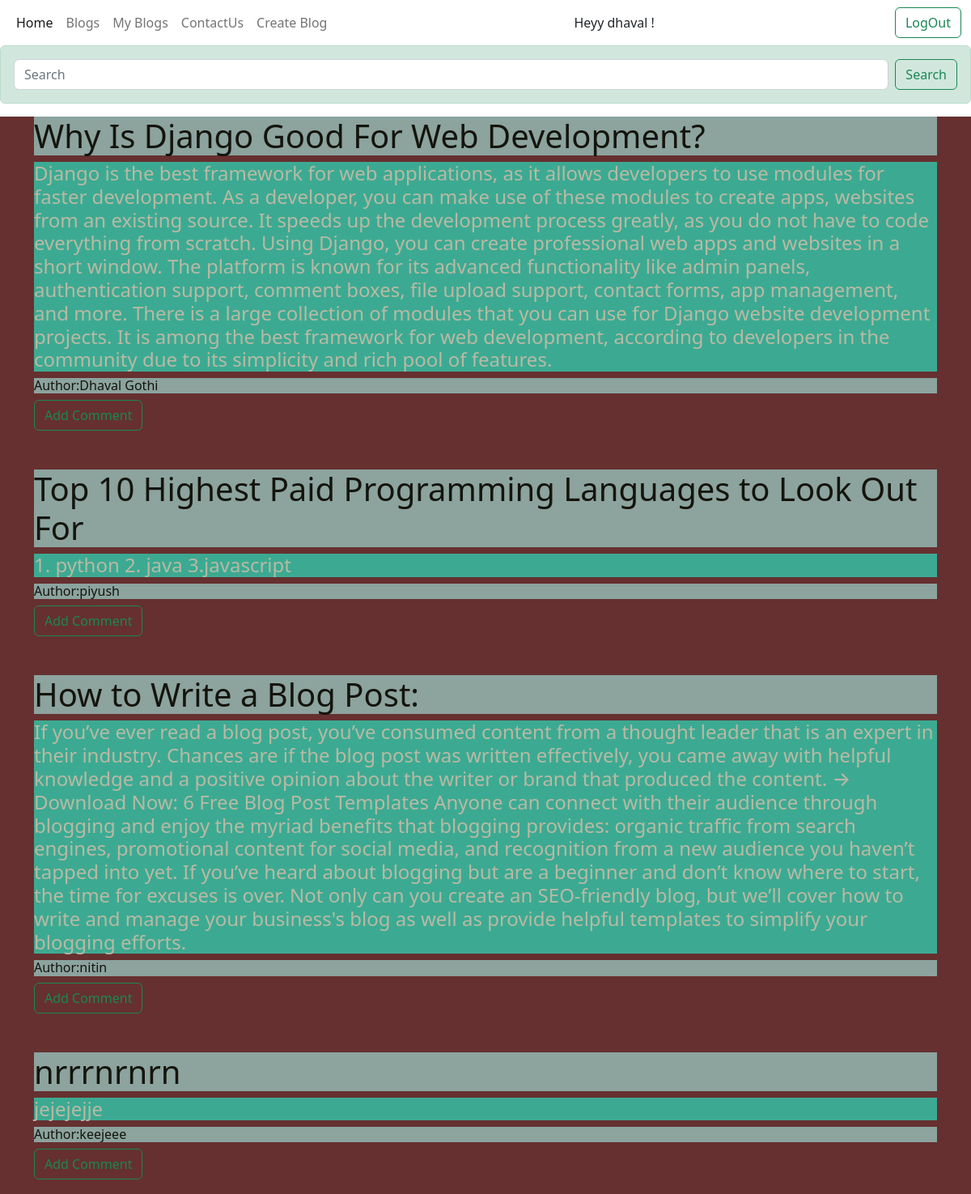
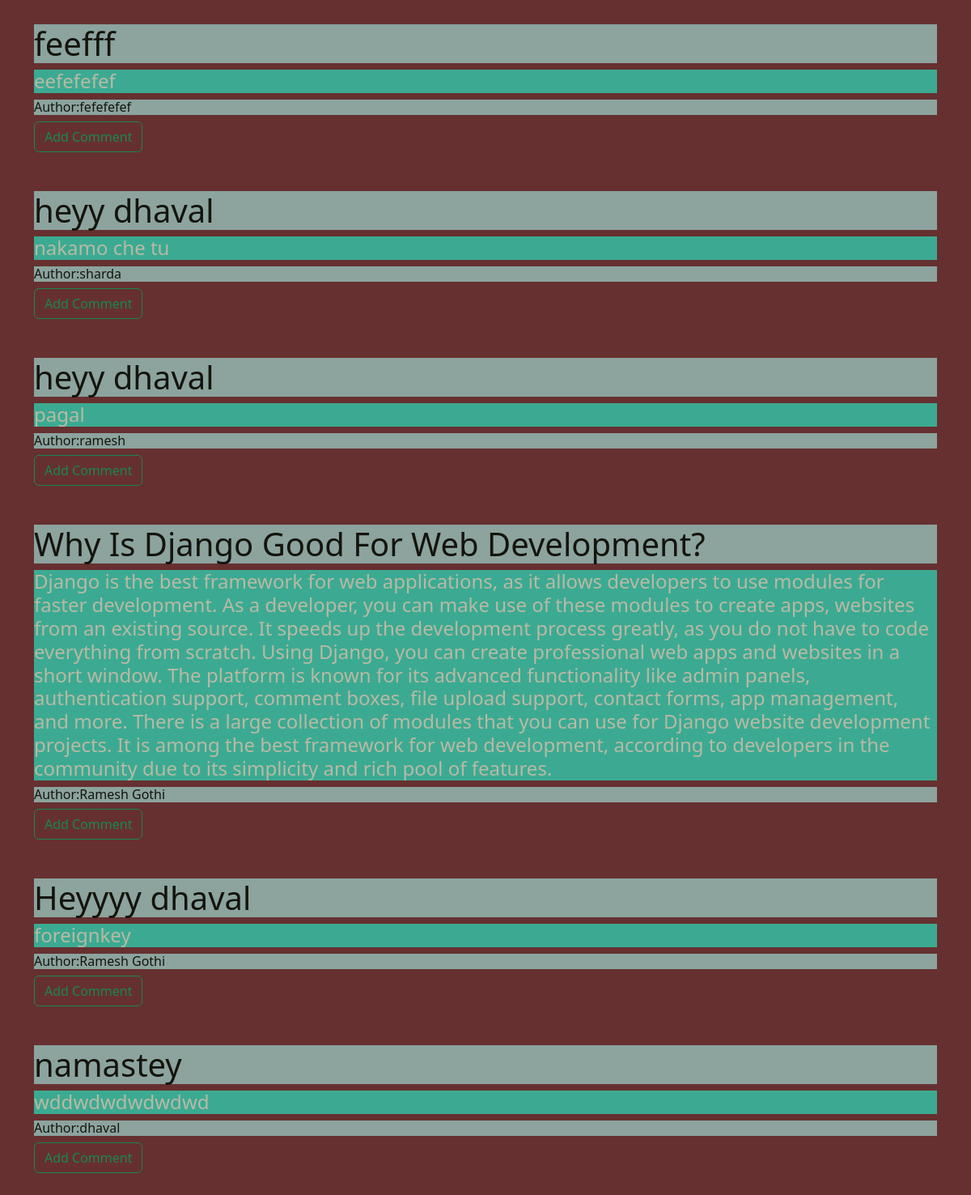
/blog (signed in), run on the app's committed database (2 pictures, top to bottom).
### app1/models.py (models this page shows, shortened)
class Form(models.Model):
    Title = models.CharField(max_length=500)
    Description = models.CharField(max_length=50000)
    Author = models.CharField(max_length=100)
    is_delete = models.BooleanField(default=False)

### app1/views.py (the view)
# urls.py: path('blog',blog,name="blog"),
def blog(request):
    if request.method == "POST":
        srch = request.POST.get('search')
        blog_info = Form.objects.filter(Q(Description__icontains=srch) | Q(Title__icontains=srch)).values()
        return render(request,'blogs.html',context={'data':blog_info})
    blog_info = Form.objects.all().values()
    comments = Comment.objects.all().values()
    return render(request,'blogs.html',context={'data':blog_info,'data2':comments})

### app1/Templates/blogs.html (shortened to what this page needs)
{% extends 'base.html' %}
{% block content %}
<div class="alert alert-success">
    <form class="d-flex" role="search" method="POST" enctype="multipart/form-data">
        <input class="form-control me-2" type="search" placeholder="Search" aria-label="Search" name="search"
            required />
        <button class="btn btn-outline-success" type="submit"><a class="nav-link">Search</a></button>
    </form>
</div>
<div style="background-color: rgb(102, 48, 48); color: beige;">
    <div class=" container-fluid">
        {% if user.is_authenticated %}
        {% for i in data %}
        <div class="container">
            <h1 style="color: rgb(20, 20, 13); background-color:rgb(140, 163, 158) ;">{{i.Title}}</h1>
            <h4 style="color: rgb(185, 185, 164); background-color:rgb(60, 170, 146) ;">{{i.Description}}</h4>
            <h6 style="color: rgb(20, 20, 13); background-color:rgb(140, 163, 158) ;">Author:{{i.Author}}</h6>
        <form>
            <button class="btn btn-outline-success" type="submit"><a href="{% url 'blogcomment' %}" class="nav-link">Add Comment</a></button>
        </form>
        </div>
        <br />
        <br />
        {%endfor%}
        {% endif %}
    </div>
</div>
{% endblock %}

### app1/Templates/base.html (shortened to what this page needs)
<!doctype html>
<html lang="en">
<head>
  {% load static %}
  <link rel="stylesheet" href="https://cdnjs.cloudflare.com/ajax/libs/font-awesome/6.2.1/css/all.min.css"
 />
  <link href="https://cdn.jsdelivr.net/npm/bootstrap@5.2.3/dist/css/bootstrap.min.css" rel="stylesheet"
>
  <link href="{% static 'css/style.css' %}" rel="stylesheet">
</head>
<body>
  <nav class="navbar navbar-expand-lg ">
    <div class="container-fluid">
      <div class="collapse navbar-collapse" id="navbarSupportedContent">
        <ul class="navbar-nav me-auto mb-2 mb-lg-0 ">
          <li class="nav-item">
            <a class="nav-link active" aria-current="page" href="{% url 'home' %}">Home</a>
          </li>
          <li class="nav-item ">
            <a class="nav-link" href="{% url 'blog' %}">Blogs</a>
          </li>
          <li class="nav-item ">
            <a class="nav-link" href="{% url 'myblog' %}">My Blogs</a>
          </li>
          <li class="nav-item">
            <a class="nav-link" href="{% url 'contact' %}">ContactUs</a>
          </li>
          <li class="nav-item">
            <a class="nav-link" href="{% url 'create' %}">Create Blog</a>
          </li>
        </ul>
        {% if user.is_authenticated %}
        <ul class="navbar-nav me-auto mb-2 mb-lg-0 ">
          <li class="nav-item">
            Heyy {{request.user.username}} !
          </li>
        </ul>
        <button class="btn btn-outline-success d-flex" type="submit"><a class="nav-link"
            href="{% url 'logout' %}">LogOut</a></button>
        {% else %}
        <button class="btn btn-outline-success d-flex" type="submit"><a class="nav-link"
            href="{% url 'login' %}">LogIN</a></button>
        <button class="btn btn-outline-success d-flex" type="submit"><a class="nav-link"
            href="{% url 'register' %}">Register</a></button>
        {% endif %}
      </div>
    </div>
  </nav>
  {% block content %} {% endblock %}
</body>
</html>

### app1/static/css/style.css (style rules this page uses)
* { margin: 0; padding: 0; }

### data on the page
Form: Title "Why Is Django Good For Web Development?", Description "Django is the best framework for web applications, as it allows developers to use modules for faster development. As a developer, you can make use of these modules to create apps, websites from an existing source. It speeds up the development process greatly, as you do not have to code everything from scratch. Using Django, you can create professional web apps and websites in a short window. The platform is known for its advanced functionality like admin panels, authentication support, comment boxes, file upload support, contact forms, app management, and more. There is a large collection of modules that you can use for Django website development projects. It is among the best framework for…", Author "Dhaval Gothi"
Form: Title "Top 10 Highest Paid Programming Languages to Look Out For", Description "1. python 2. java 3.javascript", Author "piyush"
Form: Title "How to Write a Blog Post:", Description "If you’ve ever read a blog post, you’ve consumed content from a thought leader that is an expert in their industry. Chances are if the blog post was written effectively, you came away with helpful knowledge and a positive opinion about the writer or brand that produced the content. → Download Now: 6 Free Blog Post Templates Anyone can connect with their audience through blogging and enjoy the myriad benefits that blogging provides: organic traffic from search engines, promotional content for social media, and recognition from a new audience you haven’t tapped into yet. If you’ve heard about blogging but are a beginner and don’t know where to start, the time for excuses is over. Not only can…", Author "nitin"
Form: Title "nrrrnrnrn", Description "jejejejje", Author "keejeee"
Form: Title "feefff", Description "eefefefef", Author "fefefefef"
Form: Title "heyy dhaval", Description "nakamo che tu", Author "sharda"
Form: Title "heyy dhaval", Description "pagal", Author "ramesh"
Form: Title "Why Is Django Good For Web Development?", Description "Django is the best framework for web applications, as it allows developers to use modules for faster development. As a developer, you can make use of these modules to create apps, websites from an existing source. It speeds up the development process greatly, as you do not have to code everything from scratch. Using Django, you can create professional web apps and websites in a short window. The platform is known for its advanced functionality like admin panels, authentication support, comment boxes, file upload support, contact forms, app management, and more. There is a large collection of modules that you can use for Django website development projects. It is among the best framework for…", Author "Ramesh Gothi"
Form: Title "Heyyyy dhaval", Description "foreignkey", Author "Ramesh Gothi"
Form: Title "namastey", Description "wddwdwdwdwdwd", Author "dhaval"

### other printed values
{{ request.user.username }} "dhaval"
